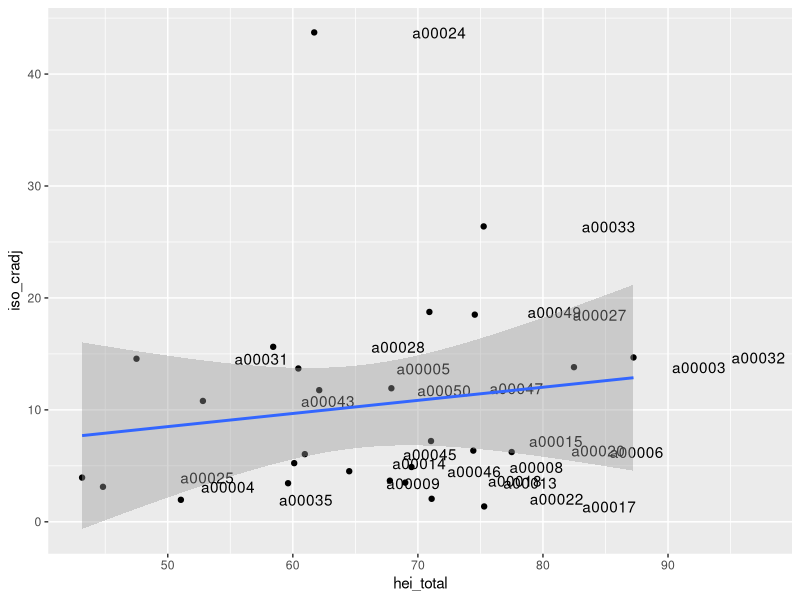
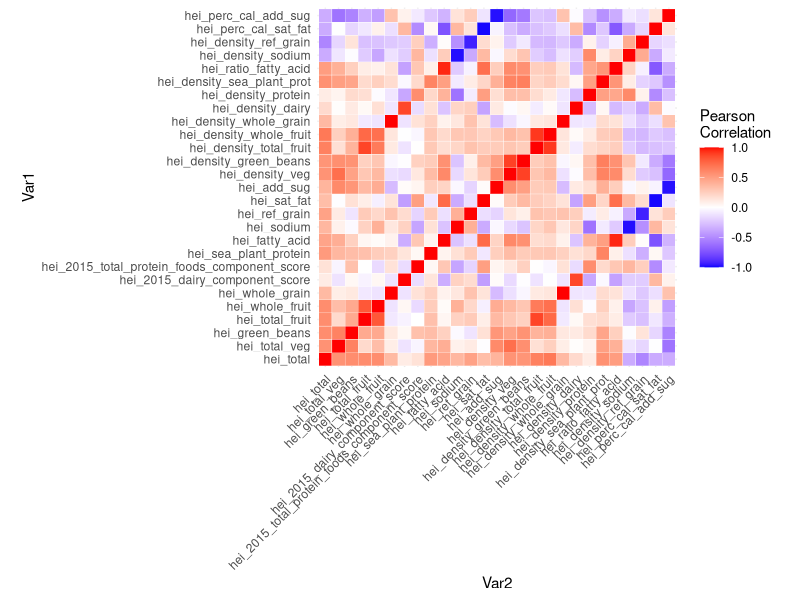
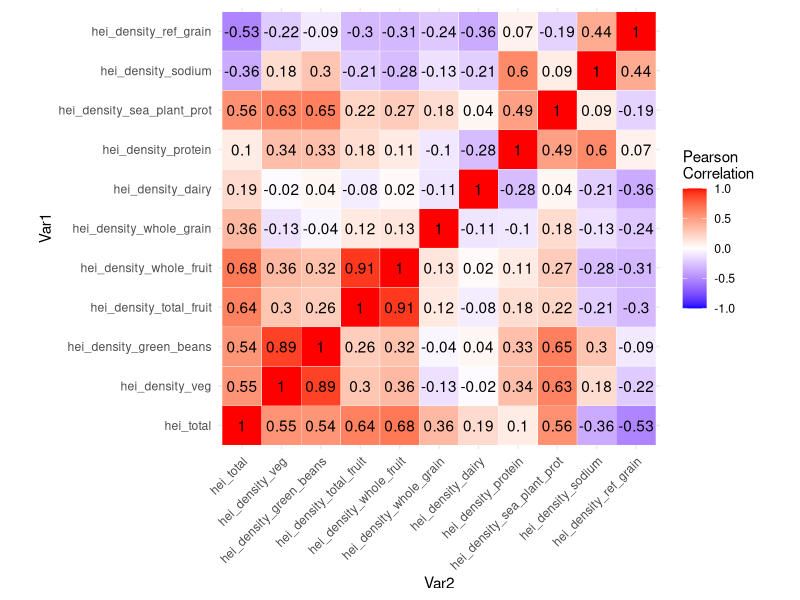
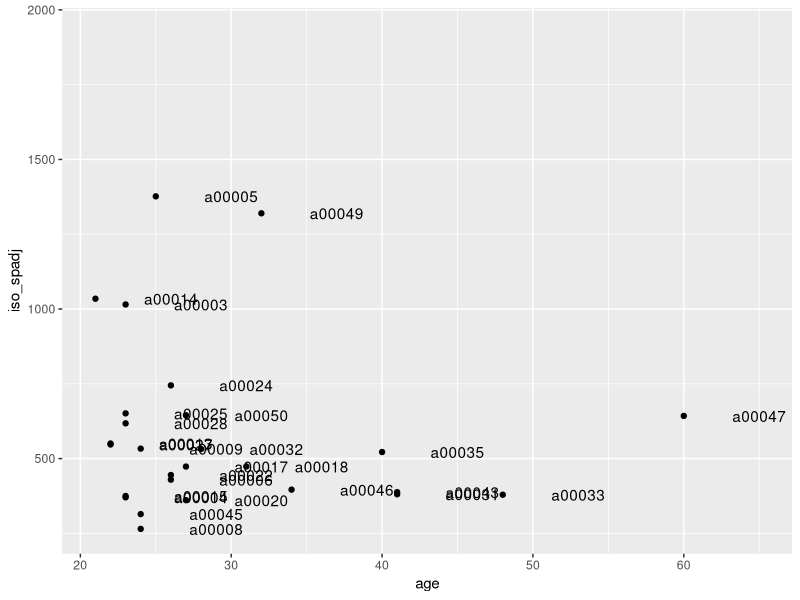
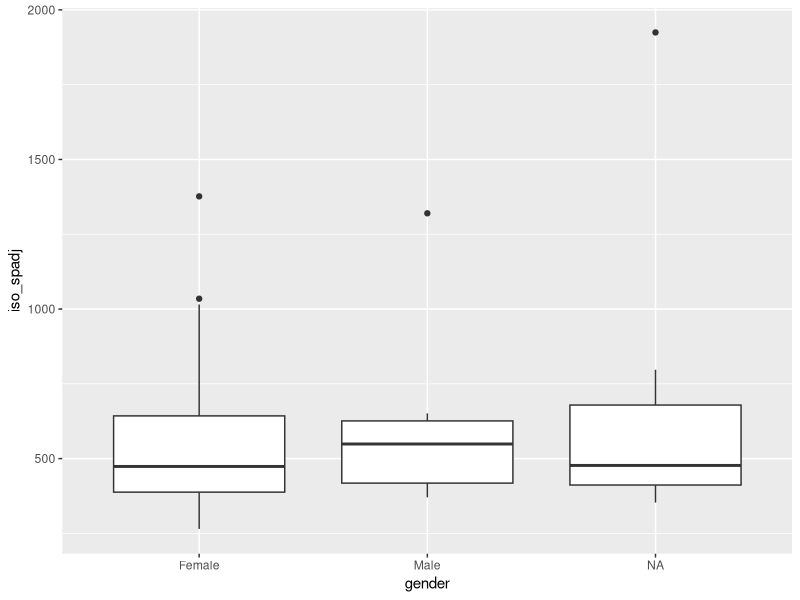
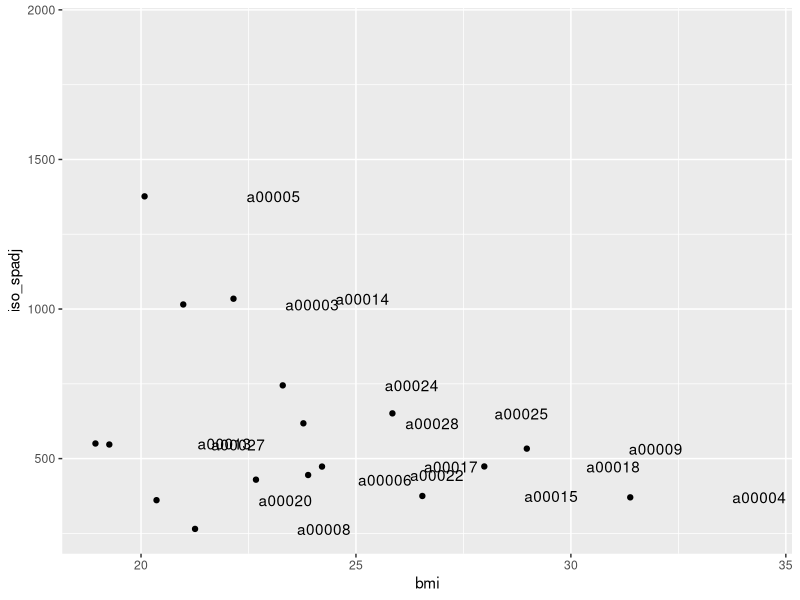

Write R code to recreate these figures, in order.
## ---- chunk 1
knitr::opts_chunk$set(echo = TRUE)

library(tidyverse)
library(Hmisc)

## ---- chunk 2

# Load data version 202411211329
data <- read_csv("data/merge_data.csv")

#data_to_analyze <- data %>% 
 # select(-c())

## ---- chunk 3

# heitotal = diet quality
# oxidative stressL iso_cradj, iso_spadj

# Diet quality vs oxidative stress
data %>% 
  filter(id != "a00029") %>% 
  ggplot(aes(x = hei_total, y = iso_cradj)) +
  geom_point() +
  geom_text(aes(label=id), nudge_x=10) +
  geom_smooth(method = "lm")

summary(lm(iso_spadj ~ hei_total, data = data))

## ---- chunk 4

# PCA of the hei subtypes

data_diet <- data %>% 
  select(hei_total:hei_perc_cal_add_sug) %>% 
  na.omit()

pca_result <- princomp(data_diet, center = TRUE, scale = TRUE)
loadings(pca_result)

# PCA CODE FROM CHRISTINE TO COME


# Correlation matrix of subttypes

melted_cormat <- reshape2::melt(cor(data_diet))

ggplot(data = melted_cormat, aes(Var2, Var1, fill = value))+
 geom_tile(color = "white")+
 scale_fill_gradient2(low = "blue", high = "red", mid = "white", 
   midpoint = 0, limit = c(-1,1), space = "Lab", 
   name="Pearson\nCorrelation") +
    theme_minimal() +
 theme(axis.text.x = element_text(angle = 45, vjust = 1, 
     hjust = 1))+
 coord_fixed() #+
 # geom_text(aes(Var2, Var1, label = if_else(value != 0, as.character(round(value, digits = 2)), " "))) +



# Diet Densities

data_density <- data %>% 
  select(hei_total, hei_density_veg:hei_density_sea_plant_prot, hei_density_sodium, hei_density_ref_grain) %>% 
  na.omit()

melted_cormat <- reshape2::melt(cor(data_density))

ggplot(data = melted_cormat, aes(Var2, Var1, fill = value))+
 geom_tile(color = "white")+
 scale_fill_gradient2(low = "blue", high = "red", mid = "white", 
   midpoint = 0, limit = c(-1,1), space = "Lab", 
   name="Pearson\nCorrelation") +
  theme_minimal()+ 
 theme(axis.text.x = element_text(angle = 45, vjust = 1, 
     hjust = 1))+
 coord_fixed() +
  geom_text(aes(Var2, Var1, label = if_else(value != 0, as.character(round(value, digits = 2)), " ")))



## ---- chunk 5

data %>% 
  filter(id != "a00029") %>% 
  ggplot(aes(x = age, y = iso_spadj)) +
  geom_point() +
  geom_text(aes(label=id), nudge_x=5)

data %>% 
  filter(id != "a00029") %>% 
  ggplot(aes(x = gender, y = iso_spadj)) +
  geom_boxplot()

data %>% 
  mutate(bmi = (q6 * 0.453592) / ((q5 * 0.0254)^2)) %>% 
  filter(id != "a00029") %>% 
  ggplot(aes(x = bmi, y = iso_spadj)) +
  geom_point() +
  geom_text(aes(label=id), nudge_x=3)
